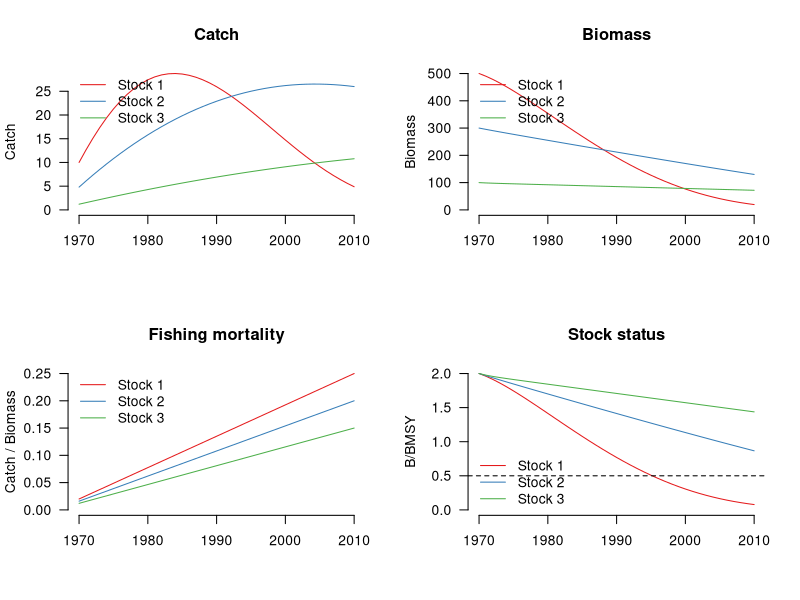

Recreate this plot in R. (Note: this script raises an error after producing the figure.)

# Setup
################################################################################

# Clear workspace
rm(list = ls())

# Turn off sci notation
options(scipen=999)

# Packages
library(plyr)
library(dplyr)
library(tidyr)
library(reshape2)
library(RColorBrewer)


# Plotting functions
################################################################################

# Plot catch time series
plot_catch <- function(C_mat, yrs){
  nstocks <- ncol(C_mat)
  cmax <- max(C_mat)
  colors <- brewer.pal(nstocks, "Set1")
  plot(x=yrs, y=C_mat[,1], bty="n", type="l", las=1, col=colors[1],
       ylim=c(0,cmax), xlab="", ylab="Catch", main="Catch") 
  for(i in 2:nstocks){
    lines(x=yrs, y=C_mat[,i], col=colors[i])
  }
  legend("topleft", bty="n", legend=paste("Stock", 1:nstocks), col=colors, lty=1)
}

# Plot biomass time series
plot_biomass <- function(B_mat, yrs){
  nstocks <- ncol(C_mat)
  bmax <- max(B_mat)
  colors <- brewer.pal(nstocks, "Set1")
  plot(x=yrs, y=B_mat[,1], bty="n", type="l", las=1, col=colors[1],
       ylim=c(0,bmax), xlab="", ylab="Biomass", main="Biomass") 
  for(i in 2:nstocks){
    lines(x=yrs, y=B_mat[,i], col=colors[i])
  }
  legend("topleft", bty="n", legend=paste("Stock", 1:nstocks), col=colors, lty=1)
}

# Plot fishing mortality time series
plot_f <- function(F_mat, yrs){
  nstocks <- ncol(F_mat)
  fmax <- max(F_mat)
  colors <- brewer.pal(nstocks, "Set1")
  plot(x=yrs, y=F_mat[,1], bty="n", type="l", las=1, col=colors[1],
       ylim=c(0,fmax), xlab="", ylab="Catch / Biomass", main="Fishing mortality") 
  for(i in 2:nstocks){
    lines(x=yrs, y=F_mat[,i], col=colors[i])
  }
  legend("topleft", bty="n", legend=paste("Stock", 1:nstocks), col=colors, lty=1)
}

# Plot B/BMSY time series
plot_bbmsy <- function(mat, yrs){
  nstocks <- ncol(mat)
  mmax <- max(mat)
  colors <- brewer.pal(nstocks, "Set1")
  plot(x=yrs, y=mat[,1], bty="n", type="l", las=1, col=colors[1],
       ylim=c(0,mmax), xlab="", ylab="B/BMSY", main="Stock status") 
  for(i in 2:nstocks){
    lines(x=yrs, y=mat[,i], col=colors[i])
  }
  abline(h=0.5, lty=2)
  legend("bottomleft", bty="n", legend=paste("Stock", 1:nstocks), col=colors, lty=1)
}

# Categorical status
bbmsy2status <- function(bbmsy){
  as.character(cut(bbmsy, breaks=c(0,0.5,1.5,999), labels=c("over", "fully", "under")))
}

# Simulate data
################################################################################

# Params
yrs <- 1970:2010
nyrs <- length(yrs)
nstocks <- 3
stocks <- paste("Stock", 1:nstocks)
r_true <- c(0.1, 0.3, 0.5)
k_true <- c(500, 300, 100)
msy_true <- r_true*k_true/4
bmsy_true <- k_true/2
fmsy_true <- r_true/2
res_true <- c("Low", "Medium", "Medium")
e_true <- seq(0.02,0.25,length.out=nyrs)
e_scalar_true <- c(1, 0.8, 0.6)

# Simulate data
# B[t+1] = bt[t] + r*bt[t]*(1-bt[t]/k) - ct[t]
B_mat_true <- matrix(data=NA, ncol=nstocks, nrow=nyrs)
C_mat <- matrix(data=NA, ncol=nstocks, nrow=nyrs)
B_mat_true[1,] <- k_true
C_mat[1,] <- k_true * e_true[1] * e_scalar_true
for(i in 1:nstocks){
  for(j in 2:nyrs){
    B_mat_true[j,i] <- B_mat_true[j-1,i] + r_true[i] * B_mat_true[j-1,i] * (1-B_mat_true[j-1,i]/k_true[i]) - C_mat[j-1,i]
    C_mat[j,i] <-  B_mat_true[j,i] * e_true[j] * e_scalar_true[i]
  }
}

# Calculate other time series
U_mat_true <- C_mat / B_mat_true
BBMSY_mat_true <- t(t(B_mat_true) / bmsy_true)

# Plot simulated data
par(mfrow=c(2,2))
plot_catch(C_mat, yrs)
plot_biomass(B_mat_true, yrs)
plot_f(U_mat_true, yrs)
plot_bbmsy(BBMSY_mat_true, yrs)


# Model functions
################################################################################

# Calculate r prior
calc_r_priors <- function(res){
  for(i in 1:length(res)){
    if(res[i]=="High"){r_prior <- c(0.6,1.5)}
    if(res[i]=="Medium"){r_prior <- c(0.2,0.8)}
    if(res[i]=="Low"){r_prior <- c(0.05,0.5)}
    if(res[i]=="Very low"){r_prior <- c(0.015,0.1)}
    if(i==1){r_priors <- r_prior}else{r_priors <- rbind(r_priors, r_prior)}
  }
  colnames(r_priors) <- c("r_lo", "r_hi")
  rownames(r_priors) <- NULL
  return(r_priors)
}

# Calculate k prior
calc_k_priors <- function(C_mat, r_priors){
  for(i in 1:ncol(C_mat)){
    catch <- C_mat[,i]
    r_prior <- r_priors[i,]
    r_lo <- r_prior[1]
    r_hi <- r_prior[2]
    c_max <- max(catch)
    k_lo <- c_max / r_hi
    k_hi <- 12 * c_max / r_lo
    k_prior <- c(k_lo, k_hi)
    if(i==1){k_priors <- k_prior}else{k_priors <- rbind(k_priors, k_prior)}
  }
  colnames(k_priors) <- c("k_lo", "k_hi")
  rownames(k_priors) <- NULL
  return(k_priors)
}


# Multi-species catch-only model
# For testing: catch<-C_mat; years<-yrs; stocks<-stocks; res<-res_true
mscom <- function(catch, years, stocks, res){
  
  # Time series info
  nyrs <- length(years)
  nstocks <- length(stocks)
  
  # Calculate r and k priors
  # R prior based on resilience; K prior based on max catch and r prior
  r_priors <- calc_r_priors(res_true)
  k_priors <- calc_k_priors(catch, r_priors)
  r_priors_ln <- log(r_priors)
  k_priors_ln <- log(k_priors)
  
  # Randomly sample r-k pairs in log-space
  npairs <- 10000
  ri <- sapply(1:nstocks, function(x) exp(runif(npairs, r_priors_ln[x,1], r_priors_ln[x,2])))
  ki <- sapply(1:nstocks, function(x) exp(runif(npairs, k_priors_ln[x,1], k_priors_ln[x,2])))
  
  # Loop through stocks
  for(i in 1:nstocks){
    
    # Get catch
    c_vec <- catch[,i]
    
    # Get r/k pairs to evaluate
    ri1 <- ri[,i]
    ki1 <- ki[,i]
    rk_pairs <- cbind(r=ri1, k=ki1, viable=rep(NA, npairs))
    
    # Plot r/k pairs to evaluate
    plot(x=ri1, y=ki1, log="xy", bty="n", las=1,
         xlim=r_priors[i,], ylim=k_priors[i,], xlab="r", ylab="k", col="gray95")
    
    # Loop through r/k pairs to see if viable
    for(j in 1:npairs){
      r <- ri1[j]
      k <- ki1[j]
      b_vec <- vector()
      b_vec[1] <- k
      for(yr in 2:nyrs){
        b_vec[yr] <- b_vec[yr-1] +  r*b_vec[yr-1] * (1-b_vec[yr-1]/k) - c_vec[yr-1]
        # if(b_vec[yr]<0){
        #   rk_pairs[j,"viable"] <- 0
        #   break
        # }
      }
      plot(b_vec)
    }
  
    
  }
  
  
}
  
plot(x=ri[,1], y=ki[,2], log="xy", xlim=r_prior[1,], ylim=k_prior[1,])



# Identify viable r/k pairs with cMSY
out1 <- cmsy2(year=years, catch=C_mat[,1], resilience=res_true[1])
out2 <- cmsy2(year=years, catch=C_mat[,2], resilience=res_true[2])
out3 <- cmsy2(year=years, catch=C_mat[,3], resilience=res_true[3])






